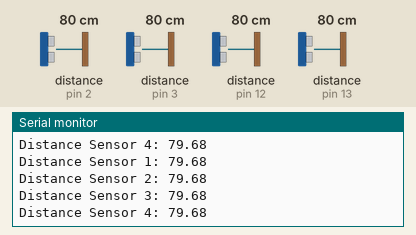
This sketch was run on a simulated Arduino Uno, built with avr-gcc and run on an emulated ATmega328P. On the bench: the last lines printed to the serial monitor. Wiring (inferred from the names in the program): 4 × ultrasonic range finder: trigger pin 11, echo pin 12 / trigger A3, echo pin 13 / trigger A4, echo pin 3 / trigger A5, echo pin 2. Inputs (shaded band) come from the test bench; at power-on: distance to the obstacle (sensors on pin 2, pin 3, pin 12, pin 13) 80 cm. The echo pulse lasts 58.3 µs per cm.

Above: at 2.0 s.
2.1 s: distance to the obstacle (sensor on pin 2) set to 2 cm
At 3.6 s:
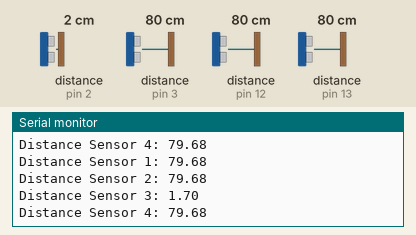
3.8 s: distance to the obstacle (sensor on pin 3) set to 2 cm
At 4.5 s:
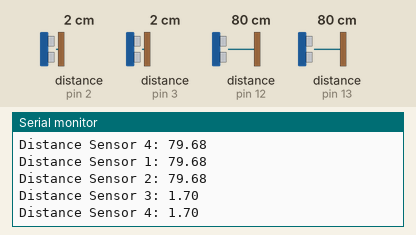
5.5 s: distance to the obstacle (sensor on pin 12) set to 2 cm
At 7.0 s:
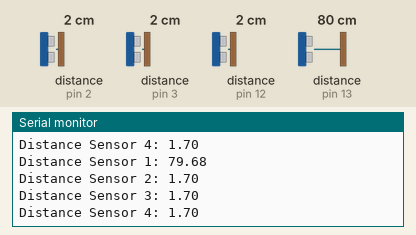
7.2 s: distance to the obstacle (sensor on pin 13) set to 2 cm
8.9 s: distance to the obstacle (sensor on pin 2) set to 4 cm
At 10.5 s:
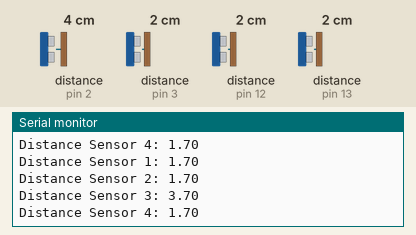
10.6 s: distance to the obstacle (sensor on pin 3) set to 9 cm
At 12.0 s:
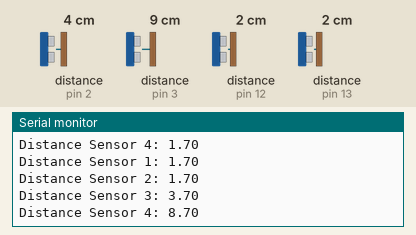
Timing chart, 0 to 13.6 s (numbered marks = the images above; inputs shaded):
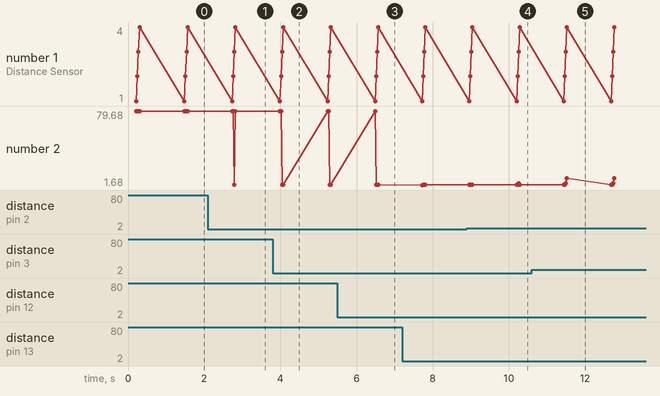

Measured:
- after the input at 2.1 s, the serial monitor: prints a new line after 0.69 s (image 1)
- after the input at 3.8 s, the serial monitor: prints a new line after 0.27 s (image 2)
- after the input at 5.5 s, the serial monitor: prints a new line after 1.0 s (image 3)
- after the input at 8.9 s, the serial monitor: prints a new line after 1.4 s (image 4)
- after the input at 10.6 s, the serial monitor: prints a new line after 0.92 s (image 5)
- plotted number 2: 1.7 → 8.7 after the input at 10.6 s

The sketch:

test_four_sensors.ino
```cpp
const int trigPin1 = A3;
const int trigPin2 = 11;
const int trigPin3 = A5;
const int trigPin4 = A4;

// Stagger these pins so one sensor of each corner is mapped to each
// Later make a struct for a corner

const int echoPin1 = 13;
const int echoPin2 = 12;
const int echoPin3 = 2;
const int echoPin4 = 3;

float distance1;
float distance2;
float distance3;
float distance4;

float calc_distance(int trigPin, int echoPin){
  digitalWrite(trigPin, LOW);
  delayMicroseconds(2);
  digitalWrite(trigPin, HIGH);
  delayMicroseconds(10);
  digitalWrite(trigPin, LOW);
  long duration = pulseIn(echoPin, HIGH);
  float distance = duration * 0.0343 / 2;
  return distance;
  // filter > 35 for the calculations later (or whatever the max distance is going to be)
}

// Tests that the whole arena can run. Not accounting for angles.
// First test for arena
void setup() {
  // put your setup code here, to run once:
  pinMode(trigPin1, OUTPUT);
  pinMode(trigPin2, OUTPUT);
  pinMode(trigPin3, OUTPUT);
  pinMode(trigPin4, OUTPUT);

  pinMode(echoPin1, INPUT);
  pinMode(echoPin2, INPUT);
  pinMode(echoPin3, INPUT);
  pinMode(echoPin4, INPUT);

  Serial.begin(9600);
}


void loop() {
  // put your main code here, to run repeatedly:
  distance1 = calc_distance(trigPin1, echoPin1);
  delay(50);
  distance2 = calc_distance(trigPin2, echoPin2);
  delay(50);
  distance3 = calc_distance(trigPin3, echoPin3);
  delay(50);
  distance4 = calc_distance(trigPin4, echoPin4);
  delay(50);

  Serial.print("Distance Sensor 1: ");
  Serial.println(distance1);
  Serial.print("Distance Sensor 2: ");
  Serial.println(distance2);
  Serial.print("Distance Sensor 3: ");
  Serial.println(distance3);
  Serial.print("Distance Sensor 4: ");
  Serial.println(distance4);
  delay(1000);
}
```
